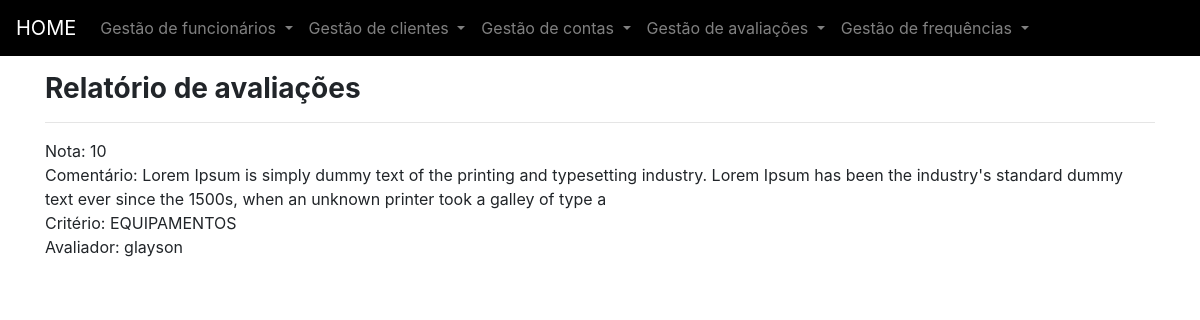
Page /avaliacoes/listar-avaliações/ on the earlier database version.
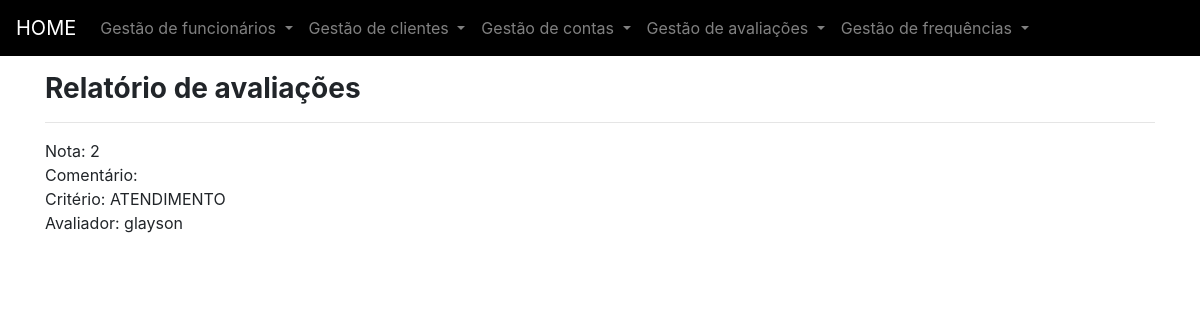
Same page on the later database version.
### avaliacoes/models.py (models this page shows)
class Avaliacao(models.Model):
	is_avaliado = models.BooleanField(default=False)
	nota = models.IntegerField(default = 0, blank = False, null = False)
	comentario = models.CharField('Comentario', max_length=200, null = True, blank = True)
	criterio = models.ForeignKey('Criterio', on_delete=models.CASCADE)
	avaliador = models.ForeignKey(User, on_delete=models.CASCADE, default='1') #Verificar campo Unique para avaliações
	created_at = models.DateTimeField('Criado em',auto_now_add = True)
	updated_at = models.DateTimeField('Atualizado em',auto_now = True)
	class Meta:
		constraints = [
                     models.UniqueConstraint(fields=['criterio', 'avaliador'],name='a')
                     ]
		verbose_name = "Avaliação"
		verbose_name_plural = "Avaliações"
		ordering = ['is_avaliado','nota','comentario','criterio','avaliador','created_at']

class Criterio(models.Model):
	criterio = models.CharField(choices=CRITERIO, max_length=12, default=None)
	def __str__(self):
		return self.criterio
	class Meta:
		verbose_name = "Critério"
		verbose_name_plural = "Critérios"
		ordering = ['id','criterio']

### avaliacoes/views.py (called while the page is built)
def listar_avaliacoes(request):
    avaliacoes = Avaliacao.objects.all().order_by('nota')
    template_name = 'listar-avaliacoes.html'
    context = {
        'avaliacoes': avaliacoes,
    }
    return render(request, template_name, context)

### avaliacoes/templates/listar-avaliacoes.html (shortened to what this page needs)
{% extends "base.html" %}
{% block content %}
<div class="container">
  <h3 class="font-weight-bold ">Relatório de avaliações</h3><hr/>
{% for avaliacao in avaliacoes%}
<span>Nota: {{ avaliacao.nota }}</span><br/>
<span>Comentário: {{ avaliacao.comentario }}</span><br/>
<span>Critério: {{ avaliacao.criterio }}</span><br/>
<span>Avaliador: {{ avaliacao.avaliador }}</span><br/>
{% endfor %}
</div>
{% endblock %}

Differences in the rows shown:
removed Avaliacao: nota "10", comentario "Lorem Ipsum is simply dummy text of the printing and typesetting industry. Lorem Ipsum has been the industry's standard dummy text ever since the 1500s, when an unknown printer took a galley of type a", criterio "EQUIPAMENTOS", avaliador "glayson"
added Avaliacao: nota "2", criterio "ATENDIMENTO", avaliador "glayson"
